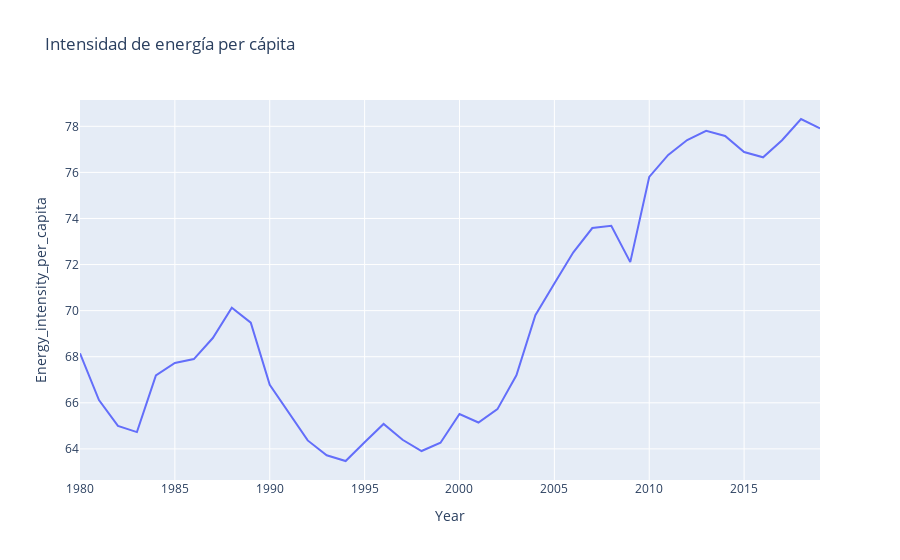

The code cell stored with this chart in its notebook:
### Code cell
tabla_g = tabla[tabla['Country'] == 'World'][['Year', 'Energy_intensity_per_capita','Energy_intensity_by_GDP']].copy()
tabla_g.reset_index(inplace=True)
fig = px.line(tabla_g, 'Year', 'Energy_intensity_per_capita', title='Intensidad de energía per cápita')
fig.show()

### Figure 1 — Plotly figure (JSON) as saved in the notebook; plotly's stock layout.template omitted (floating-point values rounded to 4 significant figures; data arrays with more than 128 entries replaced by an {"elided": "..."} marker saying what was removed)
{"data": [{"hovertemplate": "Year=%{x}<br>Energy_intensity_per_capita=%{y}<extra></extra>", "legendgroup": "", "line": {"color": "#636efa", "dash": "solid"}, "marker": {"symbol": "circle"}, "mode": "lines", "name": "", "orientation": "v", "showlegend": false, "type": "scatter", "x": {"elided": "240 int values"}, "xaxis": "x", "y": {"elided": "240 float values"}, "yaxis": "y"}], "layout": {"legend": {"tracegroupgap": 0}, "title": {"text": "Intensidad de energía per cápita"}, "xaxis": {"anchor": "y", "domain": [0, 1], "title": {"text": "Year"}}, "yaxis": {"anchor": "x", "domain": [0, 1], "title": {"text": "Energy_intensity_per_capita"}}}}
